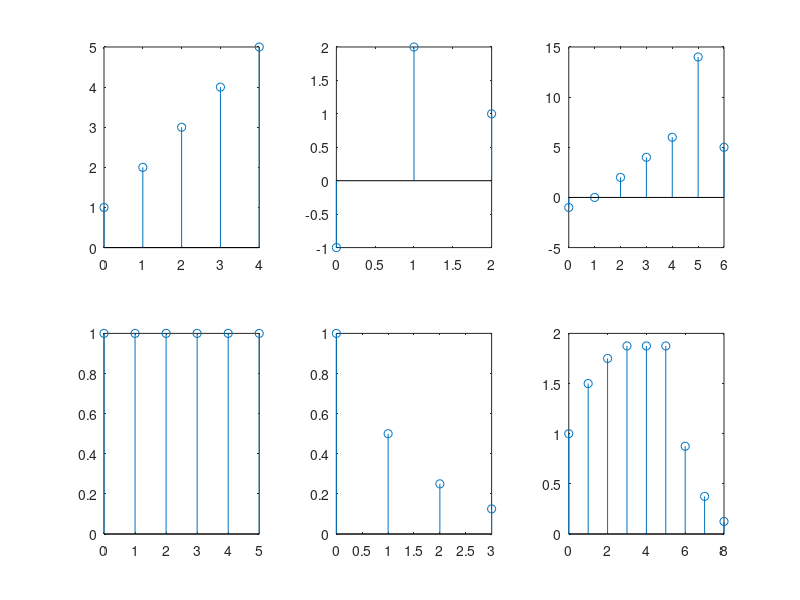

MATLAB code for this plot:
% ch02/tutorial_problem_12.m

convmtx = @(x, L) toeplitz([x zeros(1, L - length(x))], ...
    zeros(1, L - length(x) + 1));

x1 = [1 2 3 4 5]; h1 = [-1 2 1];
x2 = [1 1 1 1 1 1]; h2 = [1 0.5 0.25 0.125];

N1 = length(x1); m1 = length(h1);
N2 = length(x2); m2 = length(h2);

y1 = convmtx(x1, N1 + m1 - 1) * h1';
y2 = convmtx(x2, N2 + m2 - 1) * h2';

subplot(231); stem((0:N1 - 1), x1);
subplot(232); stem((0:m1 - 1), h1);
subplot(233); stem((0:N1 + m1 - 2), y1);

subplot(234); stem((0:N2 - 1), x2);
subplot(235); stem((0:m2 - 1), h2);
subplot(236); stem((0:N2 + m2 - 2), y2);
